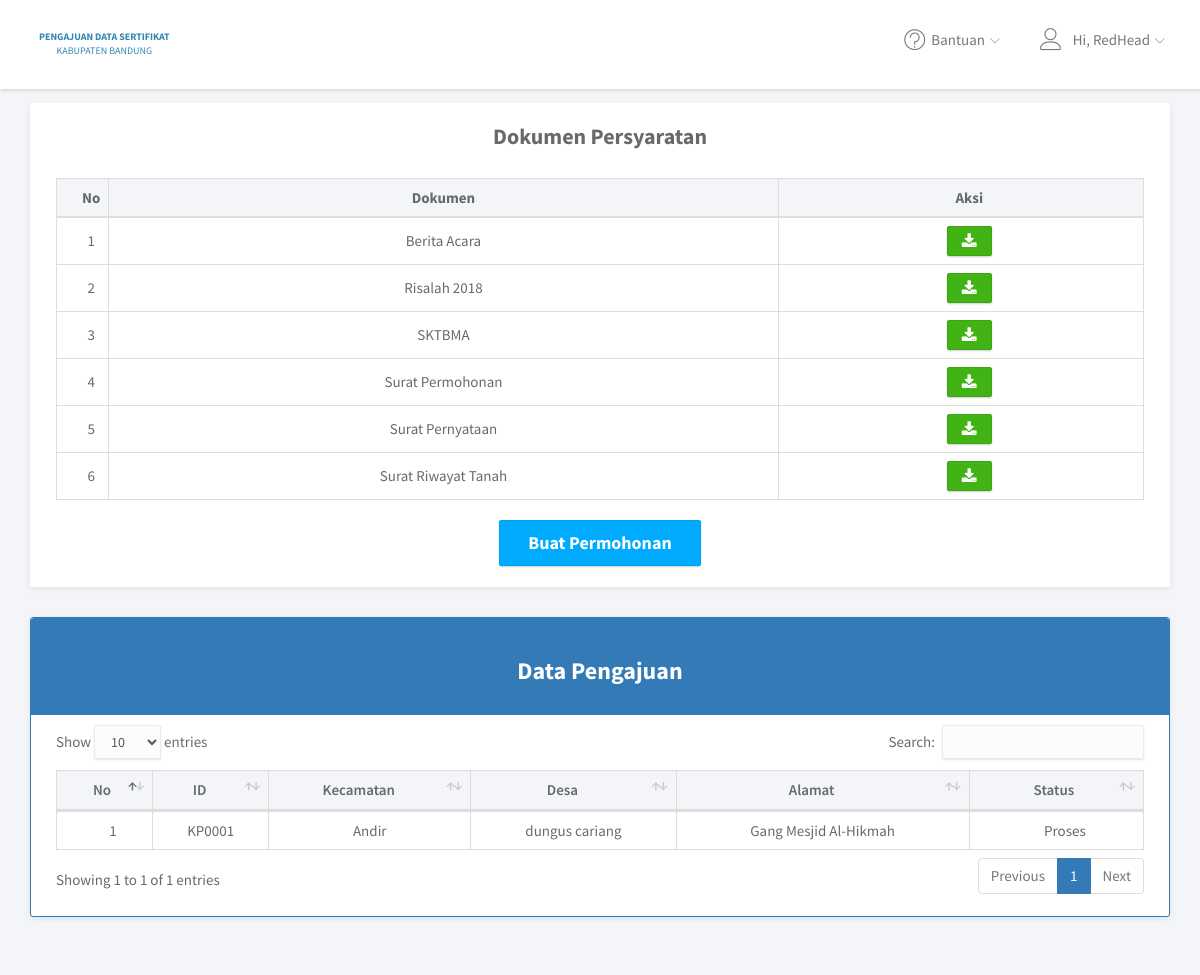
The app's page /pemohon/index.php (signed in), older data.
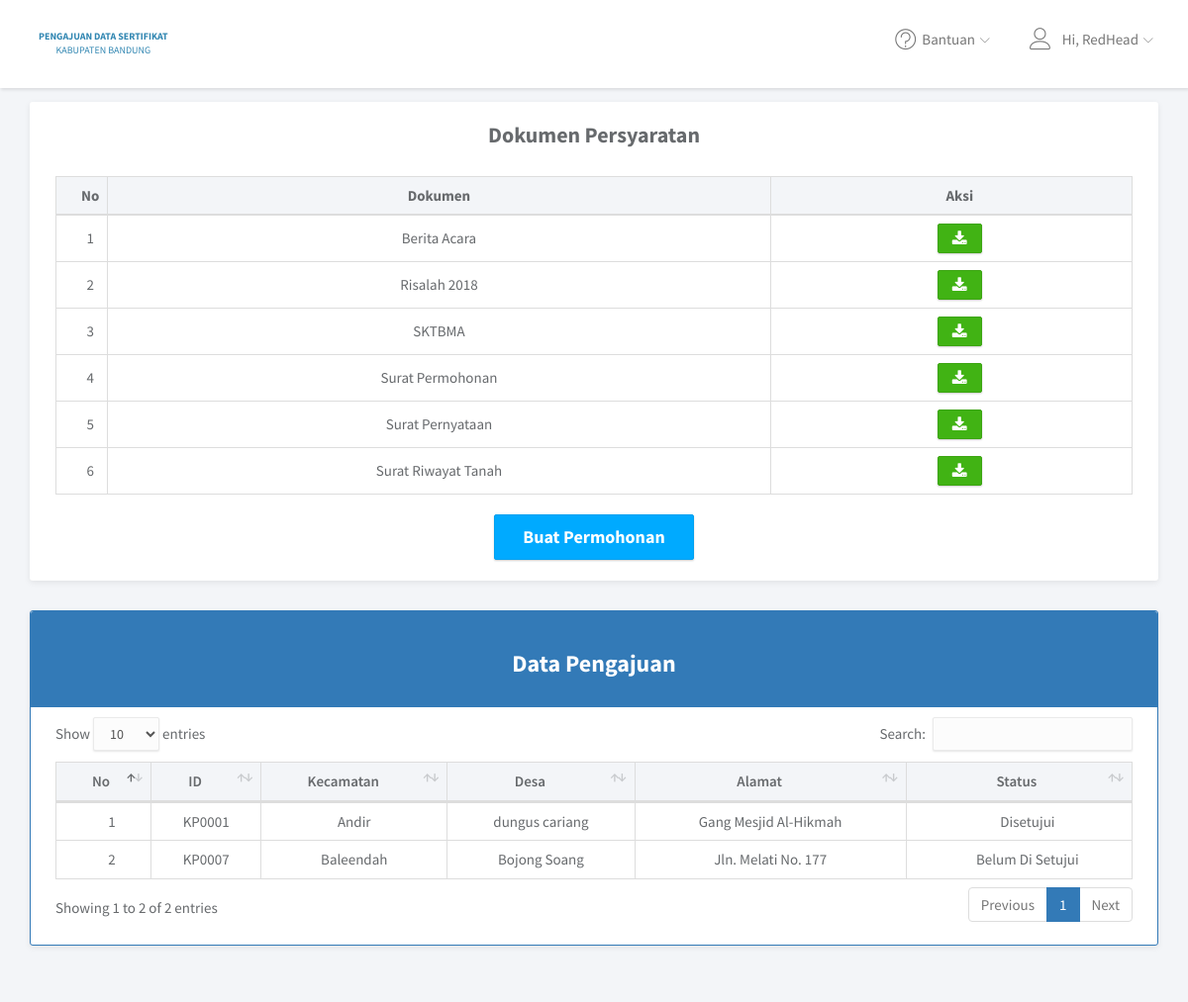
The same page, newer data.
### tables this page shows
CREATE TABLE `permohonan` (
  `id_permohonan` varchar(6) NOT NULL,
  `id_user` int(5) NOT NULL,
  `kecamatan` varchar(255) NOT NULL,
  `desa` varchar(255) NOT NULL,
  `alamat` text NOT NULL,
  `status` enum('Belum Di Setujui','Disetujui','Ditolak') NOT NULL,
  `notif` enum('read','unread') NOT NULL
);

### pemohon/index.php (the view, shortened to what the changed rows need)
<?php
include '../core/conn.php';
	$id_user = $_SESSION['id_user'];
	$data = mysqli_query($connection, "SELECT * FROM permohonan WHERE id_user = $id_user");
?>
<!DOCTYPE html>
<html lang="en">
<head>
	<link rel="stylesheet" href="../user/assets/vendor/bootstrap/css/bootstrap.min.css">
	<link rel="stylesheet" href="../user/assets/vendor/font-awesome/css/font-awesome.min.css">
	<link rel="stylesheet" href="../user/assets/vendor/linearicons/style.css">
	<link rel="stylesheet" href="../user/assets/vendor/datatables/dataTables.bootstrap4.css">
	<link rel="stylesheet" href="../user/assets/vendor/datatables/dataTables.bootstrap4.min.css">
	<link rel="stylesheet" href="../user/assets/css/main.css">
	<link rel="stylesheet" href="../user/assets/css/demo.css">
</head>
<body>
	<div>
		<div class="main">
			<div class="main-content">
				<div class="container">
					<div class="panel panel-headline">
						<div class="panel-heading text-center">
							<h3 class="panel-title"><b>Dokumen Persyaratan</b></h3><br>
				              <table class="table table-bordered" width="100%" cellspacing="0" id="mydata">
				                <thead style="background: #f3f5f8">
				                    <tr>
				                        <th style="text-align:center;width:40px;"><b>No</th>
				                        <th style="text-align:center;"><b>Dokumen</th>
				                        <th style="text-align:center;"><b>Aksi</th>
				                    </tr>
				                </thead>
				              </table>
						</div>
				</div>
			</div>
			<div class="container">
				<div class="panel panel-primary">
					<div class="panel-heading text-center"><h3><b>Data Pengajuan</b></h3></div>
					<div class="panel-body">
						<table class="table table-bordered" id="dataTables" cellspacing="0" width="100%">
							<thead style="background: #f3f5f8">
								<tr style="text-align:center;">
									<th style="text-align:center;width:40px;">No</th>
									<th style="text-align: center;">ID</th>
									<th style="text-align: center;">Kecamatan</th>
									<th style="text-align: center;">Desa</th>
									<th style="text-align: center;">Alamat</th>
									<th style="text-align: center;">Status</th>
								</tr>
							</thead>
							<tbody>
								<?php
								  $no = 0;
					              while($d = mysqli_fetch_array($data)){
					              	$no++;
					            ?>
					            <tr>
					            	<td style="text-align: center;"><?php echo $no; ?></td>
					            	<td style="text-align: center;"><?=$d['id_permohonan'];?></td>
					            	<td style="text-align: center;"><?=$d['kecamatan'];?></td>
					            	<td style="text-align: center;"><?=$d['desa'];?></td>
					            	<td style="text-align: center;"><?=$d['alamat'];?></td>
					            	<td style="text-align: center;"><?=$d['status'];?></td>
					            </tr>
					        <?php } ?>
							</tbody>
						</table>
					</div>
				</div>
			</div>
		</div>
	</div>
</body>
</html>

Row changes from the older to the newer data that the page shows:
changed permohonan "KP0001": status "Proses" → "Disetujui"
added permohonan: id_permohonan "KP0007", kecamatan "Baleendah", desa "Bojong Soang", alamat "Jln. Melati No. 177", status "Belum Di Setujui"
Text that changed along with them:
text written by a page script: "Show entries Search: Showing 1 to 1 of 1 entries Previous 1 Next" → "Show entries Search: Showing 1 to 2 of 2 entries Previous 1 Next"
